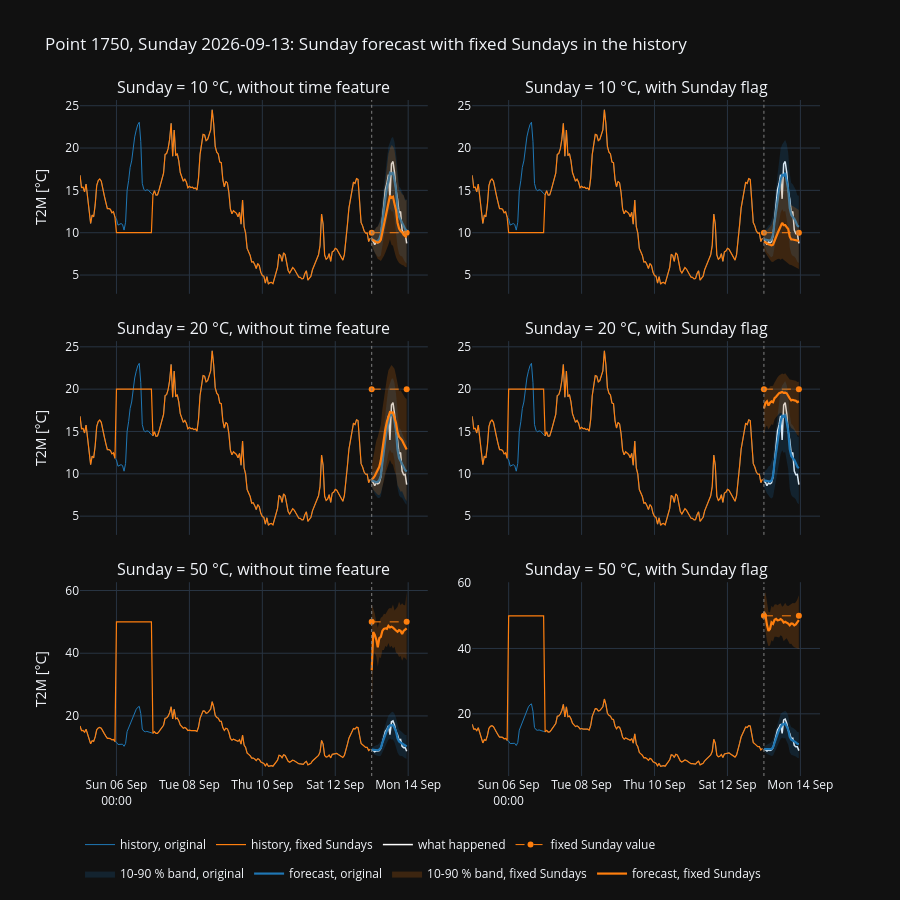

The notebook cell this image was saved under:
### Markdown cell above
## One case, all setups

The case with the median score (10 °C, without time feature), so the example is typical, not the most striking.
Each panel: last 8 days of history (the previous fixed Sunday is shaded) and the Sunday forecast.
Blue = original history and its forecast, orange = fixed Sundays and its forecast, white = what happened,
dashed = the fixed Sunday value. Zoom with the mouse; double-click to reset.

### Code cell
per_case = score("Sunday", "without time feature", 10)
j = int(np.argsort(per_case)[len(per_case) // 2])
pid, o = cases.point_id[j], cases.o_sun[j]
win = times[o - 8 * 24 : o + H]
fut_t = times[o : o + H]
print(f"point {pid}, Sunday {cases.sunday[j]}, score at 10 °C without time feature: {per_case[j]:.0f}")

fig = make_subplots(rows=len(VALUES), cols=len(INPUTS), shared_xaxes=True, vertical_spacing=0.07, horizontal_spacing=0.06,
                    subplot_titles=[f"Sunday = {v} °C, {inp}" for v in VALUES for inp in INPUTS])
for r, value in enumerate(VALUES, start=1):
    for c, inp in enumerate(INPUTS, start=1):
        first = r == 1 and c == 1
        hist_o, hist_f = history(o, pid)[-8 * 24 :], history(o, pid, value)[-8 * 24 :]
        hist_t = win[: 8 * 24]
        for d in pd.date_range(win[0], win[-1], freq="D"):
            if d.day_of_week == 6:
                fig.add_vrect(x0=d, x1=d + pd.Timedelta("1D"), fillcolor=ORANGE, opacity=0.08, line_width=0, row=r, col=c)
        traces = [
            go.Scatter(x=hist_t, y=hist_o, name="history, original", line={"color": BLUE, "width": 1}),
            go.Scatter(x=hist_t, y=hist_f, name="history, fixed Sundays", line={"color": ORANGE, "width": 1.2}),
            go.Scatter(x=fut_t, y=Y[o : o + H, col[pid]], name="what happened", line={"color": "white", "width": 1.5}),
            go.Scatter(x=[fut_t[0], fut_t[-1]], y=[value, value], name="fixed Sunday value", line={"color": ORANGE, "dash": "dash", "width": 1}),
        ]
        for key, color, label in [(None, BLUE, "original"), (value, ORANGE, "fixed Sundays")]:
            q = res["Sunday", inp, key][j]
            traces += [
                go.Scatter(x=np.r_[fut_t, fut_t[::-1]], y=np.r_[q[8], q[0][::-1]], mode="lines", fill="toself", fillcolor=color, opacity=0.18,
                           line={"width": 0}, name=f"10-90 % band, {label}", hoverinfo="skip"),
                go.Scatter(x=fut_t, y=q[4], name=f"forecast, {label}", line={"color": color, "width": 2.2}),
            ]
        for tr in traces:
            tr.update(legendgroup=tr.name, showlegend=first)
            fig.add_trace(tr, row=r, col=c)
        fig.add_vline(x=fut_t[0], line={"color": "grey", "dash": "dot", "width": 1}, row=r, col=c)
    fig.update_yaxes(title_text="T2M [°C]", row=r, col=1)
fig.update_xaxes(tickformat="%a %d %b\n%H:%M")
fig.update_layout(height=900, template="plotly_dark", legend={"orientation": "h", "y": -0.08},
                  title=f"Point {pid}, Sunday {cases.sunday[j]}: Sunday forecast with fixed Sundays in the history")
fig.write_html(FIG / "exp1_example_point.html", include_plotlyjs="cdn")
fig.show()
